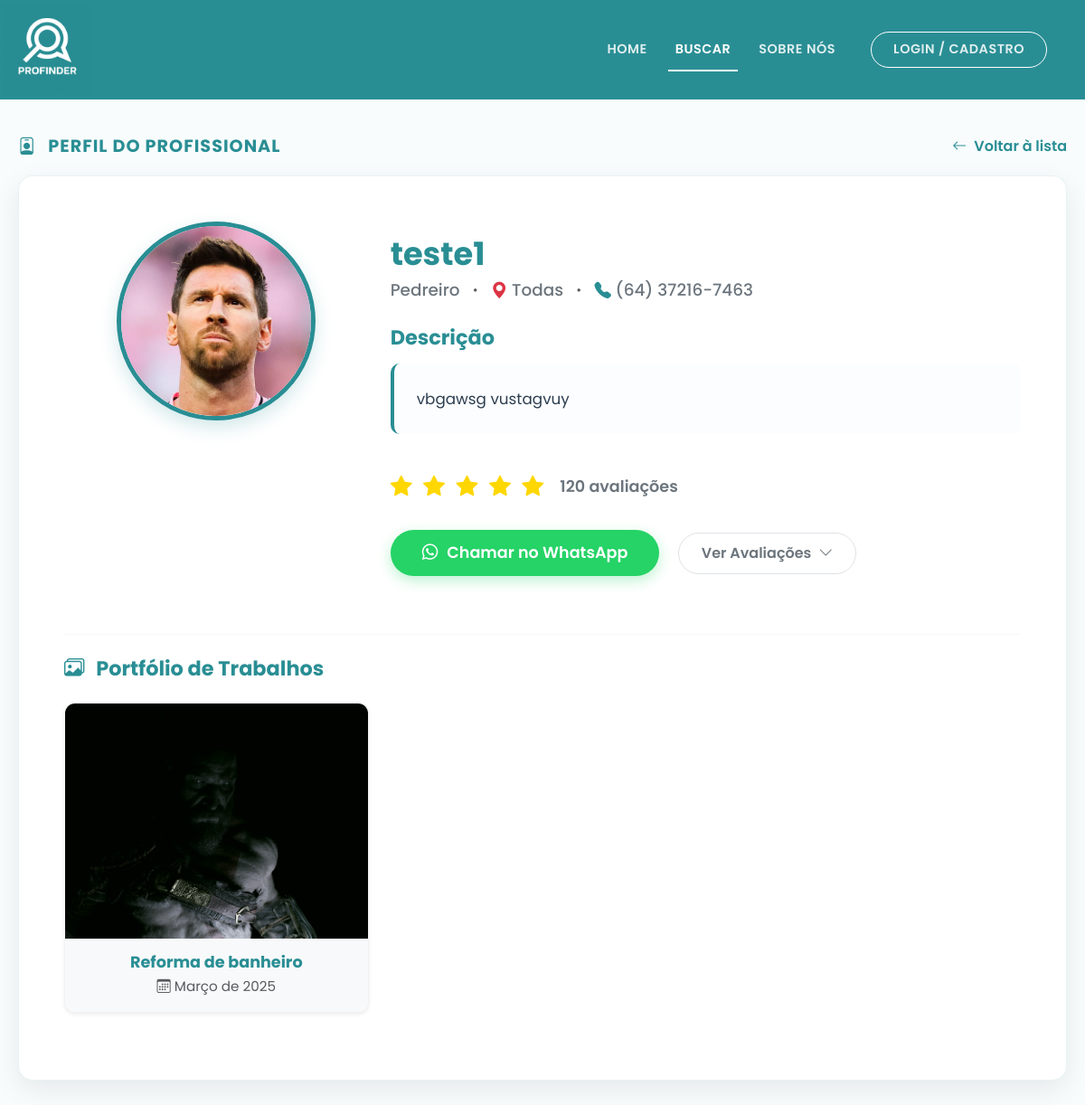
Before: /perfil/1 with the older database file.
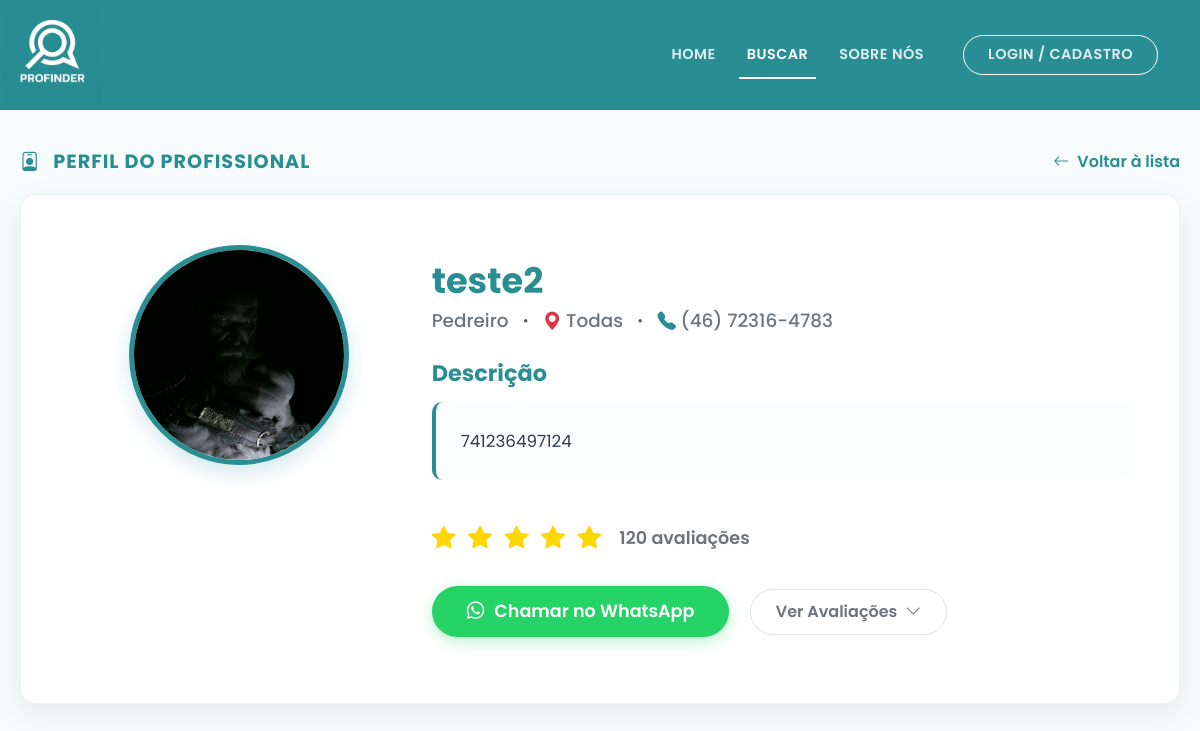
After: the same page with the newer database file.
### app.py (models this page shows, shortened)
class Profissional(db.Model, UserMixin):
    id = db.Column(db.Integer, primary_key=True)
    nome = db.Column(db.String(100), nullable=False)
    cpf = db.Column(db.String(11), unique=True, nullable=False)
    email = db.Column(db.String(120), unique=True, nullable=False)
    senha = db.Column(db.String(128), nullable=False)
    telefone = db.Column(db.String(20), nullable=True)
    profissao = db.Column(db.String(50), nullable=False)
    bairro = db.Column(db.String(50), nullable=False)
    descricao = db.Column(db.Text, nullable=True)
    avaliacao = db.Column(db.Float, default=5.0)
    foto = db.Column(db.String(255), default='https://cdn-icons-png.flaticon.com/512/3135/3135715.png')
    tipo_conta = db.Column(db.String(20), default='profissional')
    trabalhos = db.relationship('Portfolio', backref='profissional', lazy=True, cascade='all, delete-orphan')

class Portfolio(db.Model):
    id = db.Column(db.Integer, primary_key=True)
    profissional_id = db.Column(db.Integer, db.ForeignKey('profissional.id'), nullable=False)
    titulo = db.Column(db.String(100), nullable=False)
    data_conclusao = db.Column(db.String(50), nullable=True)
    imagem_url = db.Column(db.String(255), nullable=False)

### app.py (the view)
@app.route('/perfil/<int:id>')
def perfil(id):
    profissional_selecionado = Profissional.query.get_or_404(id)
    trabalhos_portfolio = Portfolio.query.filter_by(profissional_id=id).all()
    return render_template('perfil.html', profissional=profissional_selecionado, portfolio=trabalhos_portfolio)

### app/templates/perfil.html (shortened to what this page needs)
<!DOCTYPE html>
<html lang="pt-BR">
<head>
    <link href="https://cdn.jsdelivr.net/npm/bootstrap@5.3.2/dist/css/bootstrap.min.css" rel="stylesheet">
    <link rel="stylesheet" href="https://cdn.jsdelivr.net/npm/bootstrap-icons@1.11.1/font/bootstrap-icons.css">
</head>
<body>
    <nav class="navbar navbar-expand-lg navbar-profinder sticky-top">
        <div class="container">
            <a class="navbar-brand" href="{{ url_for('index') }}" title="Sair / Voltar ao Início">
                <img src="{{ url_for('static', filename='img/logo-nome.png') }}" alt="Logo ProFinder">
            </a>
            <div class="collapse navbar-collapse justify-content-end" id="navbarNav">
                <ul class="navbar-nav align-items-center">
                    <li class="nav-item"><a class="nav-link" href="{{ url_for('index') }}">Home</a></li>
                    <li class="nav-item"><a class="nav-link active" href="{{ url_for('busca_servicos') }}">Buscar</a></li>
                    <li class="nav-item"><a class="nav-link" href="{{ url_for('sobre') }}">Sobre Nós</a></li>
                    {% if current_user.is_authenticated %}
                        <li class="nav-item ms-lg-3 mt-3 mt-lg-0 d-none d-lg-block">
                            <a href="{{ url_for('meu_perfil') }}" class="nav-link" style="text-transform: none; font-size: 0.95rem;">Olá, <strong>{{ current_user.nome.split()[0] }}</strong></a>
                        </li>
                        <li class="nav-item ms-lg-2 mt-2 mt-lg-0">
                            <a class="nav-link btn-login-nav border border-white rounded-pill px-4" href="{{ url_for('logout') }}" style="background-color: rgba(255,255,255,0.1);">Sair</a>
                        </li>
                    {% else %}
                        <li class="nav-item ms-lg-3 mt-3 mt-lg-0">
                            <a class="nav-link btn-login-nav border border-white rounded-pill px-4" href="{{ url_for('login') }}">Login / Cadastro</a>
                        </li>
                    {% endif %}
                </ul>
            </div>
        </div>
    </nav>
    <main class="main-container">
        <div class="cabecalho-perfil">
            <h2 class="titulo-secao"><i class="bi bi-person-badge me-2"></i> Perfil do Profissional</h2>
            <a href="javascript:history.back()" class="btn-voltar">
                <i class="bi bi-arrow-left"></i> Voltar à lista
            </a>
        </div>
        <div class="card-perfil">
            <div class="row">
                <div class="col-md-4 text-center mb-4 mb-md-0">
                    <div class="foto-perfil-container">
                        <img src="{{ profissional.foto }}" alt="Foto de {{ profissional.nome }}">
                    </div>
                </div>
                <div class="col-md-8">
                    <h1 class="nome-profissional">{{ profissional.nome }}</h1>
                    <div class="info-basica">
                        <span>{{ profissional.profissao }}</span>
                        <i class="bi bi-dot text-muted"></i>
                        <span><i class="bi bi-geo-alt-fill text-danger"></i> {{ profissional.bairro.replace('_', ' ').title() }}</span>
                        {% if profissional.telefone %}
                            <i class="bi bi-dot text-muted"></i>
                            <span><i class="bi bi-telephone-fill" style="color: var(--cor-primaria);"></i> {{ profissional.telefone }}</span>
                        {% endif %}
                    </div>
                    <h3 class="titulo-descricao">Descrição</h3>
                    <p class="texto-descricao">
                        {{ profissional.descricao | default("Profissional qualificado e altamente recomendado pela comunidade ProFinder. Especialista na sua área de atuação, sempre com foco em entregar o melhor resultado para os clientes.", true) }}
                    </p>
                    <div class="bloco-avaliacoes">
                        <div class="estrelas">
                            {% for i in range(5) %}
                                {% if i < profissional.avaliacao|int %}
                                    <i class="bi bi-star-fill"></i>
                                {% else %}
                                    <i class="bi bi-star-fill estrela-vazia"></i>
                                {% endif %}
                            {% endfor %}
                        </div>
                        <span class="numero-avaliacoes">
                            {{ (profissional.avaliacao * 24)|int }} avaliações
                        </span>
                    </div>
                    <div class="botoes-acao mt-4 mb-3">
                        {% if profissional.telefone %}
                            <a href="https://wa.me/55{{ profissional.telefone | replace(' ', '') | replace('-', '') | replace('(', '') | replace(')', '') }}" target="_blank" class="btn-mensagem me-md-3 mb-3 mb-md-0" style="background-color: #25D366; border: none; box-shadow: 0 5px 15px rgba(37, 211, 102, 0.3);">
                                <i class="bi bi-whatsapp"></i> Chamar no WhatsApp
                            </a>
                        {% else %}
                            <button type="button" class="btn-mensagem me-md-3 mb-3 mb-md-0" data-bs-toggle="modal" data-bs-target="#modalSemTelefone" style="background-color: #95a5a6; border: none; box-shadow: none;">
                                <i class="bi bi-telephone-x"></i> Sem Telefone
                            </button>
                        {% endif %}
                        <a href="#" class="btn-avaliacoes">
                            Ver Avaliações <i class="bi bi-chevron-down"></i>
                        </a>
                    </div>
                </div>
            </div>
            {% if portfolio %}
            <hr class="mt-5 mb-4" style="border-color: rgba(0,0,0,0.1);">
            <h3 class="titulo-descricao mb-4"><i class="bi bi-images me-2"></i> Portfólio de Trabalhos</h3>
            <div class="row row-cols-1 row-cols-md-2 row-cols-lg-3 g-4 mb-4">
                {% for trabalho in portfolio %}
                <div class="col">
                    <div class="card h-100 card-trabalho shadow-sm">
                        <img src="{{ trabalho.imagem_url }}" class="card-img-top img-portfolio" alt="{{ trabalho.titulo }}" style="height: 260px; object-fit: cover;" onclick="ampliarImagem('{{ trabalho.imagem_url }}', '{{ trabalho.titulo }}')">
                        <div class="card-body p-3 text-center bg-light">
                            <h6 class="card-title mb-1" style="color: var(--cor-primaria); font-weight: 700; font-size: 1.1rem;">{{ trabalho.titulo }}</h6>
                            <small class="text-muted" style="font-size: 0.95rem;"><i class="bi bi-calendar3"></i> {{ trabalho.data_conclusao }}</small>
                        </div>
                    </div>
                </div>
                {% endfor %}
            </div>
            {% endif %}
        </div>
    </main>
</body>
</html>

### app/templates/perfil.html (style rules this page uses)
:root { --cor-primaria: #298e94; --cor-primaria-hover: #22767c; --cor-texto-escuro: #2c3e50; --cor-texto-mutado: #6c757d; --cor-fundo: #f8fcfc; }
body { font-family: 'Poppins', sans-serif; background-color: var(--cor-fundo); min-height: 100vh; display: flex; flex-direction: column; }
.navbar-profinder { background-color: var(--cor-primaria); padding: 0; }
.navbar-brand img { height: 100px; margin-left: -40px; }
.nav-link { color: rgba(255, 255, 255, 0.85) !important; font-weight: 600; font-size: 0.9rem; text-transform: uppercase; letter-spacing: 0.5px; margin-left: 15px; position: relative; transition: color 0.3s ease; }
.nav-link:hover, .nav-link.active { color: white !important; }
.nav-link::after { content: ''; position: absolute; width: 0; height: 2px; bottom: -5px; left: 0; background-color: white; transition: width 0.3s ease; }
.nav-link:hover::after, .nav-link.active::after { width: 100%; }
.btn-login-nav { transition: all 0.3s ease !important; }
.btn-login-nav::after { display: none !important; }
.main-container { flex: 1; padding: 40px 20px; max-width: 1200px; margin: 0 auto; width: 100%; }
.cabecalho-perfil { display: flex; justify-content: space-between; align-items: center; margin-bottom: 20px; }
.titulo-secao { color: var(--cor-primaria); font-weight: 700; font-size: 1.2rem; text-transform: uppercase; letter-spacing: 1px; margin: 0; }
.btn-voltar { color: var(--cor-primaria); background: transparent; font-weight: 600; text-decoration: none; transition: all 0.3s ease; display: inline-flex; align-items: center; gap: 8px; }
.card-perfil { background: white; border-radius: 16px; box-shadow: 0 10px 30px rgba(0,0,0,0.08); border: 1px solid rgba(41, 142, 148, 0.1); overflow: hidden; padding: 50px; margin-bottom: 40px; }
.foto-perfil-container { width: 220px; height: 220px; border-radius: 50%; overflow: hidden; border: 5px solid var(--cor-primaria); margin: 0 auto; box-shadow: 0 8px 20px rgba(41, 142, 148, 0.2); }
.foto-perfil-container img { width: 100%; height: 100%; object-fit: cover; }
.nome-profissional { color: var(--cor-primaria); font-weight: 700; font-size: 2.2rem; margin-bottom: 5px; margin-top: 15px; }
.info-basica { color: var(--cor-texto-mutado); font-size: 1.15rem; font-weight: 500; margin-bottom: 25px; display: flex; align-items: center; gap: 8px; flex-wrap: wrap; }
.titulo-descricao { color: var(--cor-primaria); font-weight: 700; font-size: 1.4rem; margin-bottom: 15px; }
.texto-descricao { color: var(--cor-texto-escuro); font-size: 1.05rem; line-height: 1.7; margin-bottom: 40px; background-color: #fcfdfe; padding: 25px; border-radius: 10px; border-left: 4px solid var(--cor-primaria); }
.bloco-avaliacoes { display: flex; align-items: center; gap: 15px; margin-bottom: 30px; }
.estrelas { color: #ffd700; font-size: 1.5rem; letter-spacing: 3px; }
.numero-avaliacoes { color: var(--cor-texto-mutado); font-weight: 600; font-size: 1.1rem; }
.btn-mensagem { background-color: var(--cor-primaria); color: white; font-weight: 600; padding: 12px 35px; font-size: 1.1rem; border-radius: 30px; text-decoration: none; display: inline-flex; align-items: center; gap: 10px; transition: all 0.3s; border: none; box-shadow: 0 5px 15px rgba(41, 142, 148, 0.3); }
.btn-avaliacoes { background-color: transparent; color: var(--cor-texto-mutado); border: 1px solid #dee2e6; font-weight: 600; padding: 10px 25px; border-radius: 30px; text-decoration: none; display: inline-flex; align-items: center; gap: 8px; transition: all 0.3s; }

Changed rows visible on the page:
removed Portfolio: imagem_url (picture), titulo "Reforma de banheiro", data_conclusao "Março de 2025"
changed Profissional "Pedreiro": foto: a different picture; nome "teste1" → "teste2"; telefone "(64) 37216-7463" → "(46) 72316-4783"; descricao "vbgawsg vustagvuy" → "741236497124"
Other visible differences:
text no longer shown: "Portfólio de Trabalhos"
